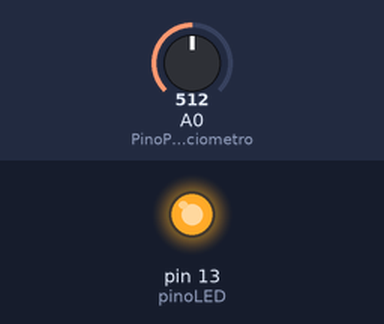
Bench run of a sketch on a simulated Arduino Uno, built with avr-gcc and run on an emulated ATmega328P. On the bench: output pins drawn as LEDs (lit = HIGH). Inputs (shaded band) come from the test bench; at power-on: A0 (PinoPotenciometro) = 512. What the sketch prints to the serial monitor is not drawn.

Above: at 1.2 s.
1.3 s: A0 (PinoPotenciometro) set to 716
4.5 s: A0 (PinoPotenciometro) set to 511
Timing chart, 0 to 7.5 s (numbered marks = the images above; inputs shaded):
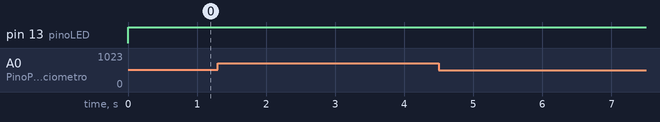

The sketch:

le_pot_volt.ino
```cpp
// Programa baseado no codigo disponibilizado em:
// Derek Molloy, Exploring Raspberry Pi: Interfacing to the Real World with Embedded Linux,
// Wiley 2016, ISBN 978-1-119-1868-1, http://www.exploringrpi.com/

#include <Wire.h>                  // Inclui bibliotecas da I2C, ou Two-Wire Interface (TWI)
const byte enderecoEscravo = 0x40; // guarda o endereco escravo do Arduino
const int PinoPotenciometro = A0;  // pino analogico ligado ao potenciometro
const int pinoLED = LED_BUILTIN;   // pino do LED do alarme (LED na placa do Arduino)
int dadoRecebido;                  // guarda o dado recebido
int limiteAlarme = 0;              // limite do alarme
int valorPot = 0;                  // guarda o valor lido no potenciometro
byte buffer[7];                    // guarda o valor lido, limite de alarme e valor do LED
float potencial = 0;

void setup(){
  pinMode(pinoLED, OUTPUT);        // usar um LED como alarme
  TWBR=10000L;                    // a frequencia do i2c: 100000L = 100kHz
  Wire.begin(enderecoEscravo);     // configura o Arduino como um dispositivo escravo
  Wire.onReceive(funcaoDadoRecebido); // ajusta a funcao chamada ao receber um dado
  Wire.onRequest(funcaoResposta);  // ajusta a funcao chamada para responder
  Serial.begin(9600, SERIAL_8N1);         // opcional, para debug
  Serial.println("Fim da configuracao!"); // opcional, para debug
}

void enviaDadosPelaSerial(){              // opcional, para debug

  Serial.print("Valor lido: "); Serial.print(valorPot);
  Serial.print("; limite do alarme: "); Serial.print(limiteAlarme);
  Serial.print("; valor de tens: "); Serial.print(potencial);
  Serial.print("; e buffer = 0x");
  Serial.print(buffer[0],HEX); Serial.print(" "); // byte menos significativo do valor lido
  Serial.print(buffer[1],HEX); Serial.print(" "); // byte mais significativo do valor lido
  Serial.print(buffer[2],HEX); Serial.print(" "); // byte menos significativo do alarme
  Serial.print(buffer[3],HEX); Serial.print(" "); // byte mais significativo do alarme
  Serial.print(buffer[4],HEX); Serial.print(" "); // valor ajustado no LED
  Serial.print(buffer[5]); Serial.print(" "); // byte mais significativo do alarme
  Serial.println(buffer[6]);//byte mesnos significativo em volts
}

void loop(){                       // Le o valor no potenciometro a cada 1 segundo
  valorPot = analogRead(PinoPotenciometro);      // le valor no pino A0 usando conversor ADC de 10-bit
  potencial = valorPot * (5.0f/1023.0f); // converte o valor lido em potencial
  buffer[0] = valorPot & 0xFF;     // byte menos significativo
  buffer[1] = valorPot >> 8;       // byte mais significativo
  buffer[5] = (int)potencial;     // byte menos significativo
  buffer[6] = (int)((potencial-buffer[5])*100.0f);       // byte mais significativo
  if (valorPot >= limiteAlarme) {  // verifica limite de alarme
     digitalWrite(pinoLED, HIGH);  // liga o LED do alarme
     buffer[4] = 0x01;
  }

  else {
     digitalWrite(pinoLED, LOW);   // desliga o LED do alarme
     buffer[4] = 0x00;
  }
  enviaDadosPelaSerial();          // opcional, para debug
  delay(1000);
}

void funcaoDadoRecebido(int x){    // funcao chamada ao receber um dado
  dadoRecebido = Wire.read();      // le um byte de dado pelo TWI

  if( dadoRecebido == 0x02 && x == 3 ){  // se for alteracao do limite do alarme
    byte dado1 = Wire.read();      // le byte menos significativo
    byte dado2 = Wire.read();      // le byte mais significativo
    byte dado3 = Wire.read();
    byte dado4 = Wire.read();
    int valorRecebido =  dado1 | ( dado2 << 8 )| dado3 | dado4;
    if ( valorRecebido >= 0 && valorRecebido <= 1023) {
      buffer[2] = dado1;
      buffer[3] = dado2;
      buffer[5] = dado3;
      buffer[6] = dado4;
      limiteAlarme = valorRecebido;
    }
  }
}

void funcaoResposta(){             // funcao chamada para responder
  byte resposta = 0x00;
  if ( dadoRecebido >= 0x00 && dadoRecebido <= 0x04 ){
    resposta = buffer[dadoRecebido];
  }
  delay(1);                        // pode ser necessario em velocidades de comunicacao mais altas
  Wire.write(resposta);            // envia um byte de dado pelo TWI
}
```

Measured:
- after the input at 1.3 s, every drawn part: stays the same
- after the input at 4.5 s, every drawn part: stays the same
